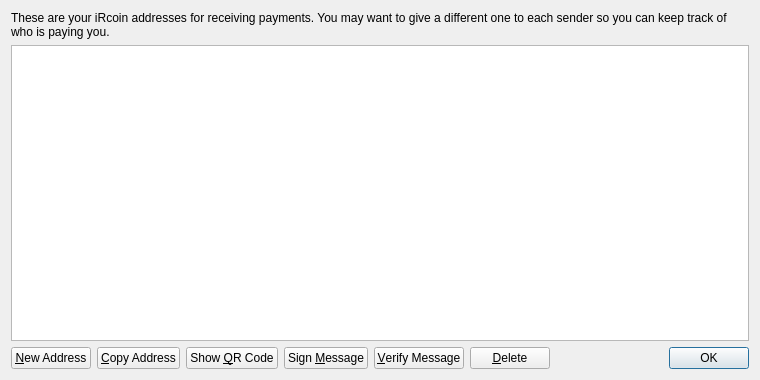
<?xml version="1.0" encoding="UTF-8"?>
<ui version="4.0">
 <class>AddressBookPage</class>
 <widget class="QWidget" name="AddressBookPage">
  <property name="geometry">
   <rect>
    <x>0</x>
    <y>0</y>
    <width>760</width>
    <height>380</height>
   </rect>
  </property>
  <property name="windowTitle">
   <string>Address Book</string>
  </property>
  <layout class="QVBoxLayout" name="verticalLayout">
   <item>
    <widget class="QLabel" name="labelExplanation">
     <property name="text">
      <string>These are your iRcoin addresses for receiving payments. You may want to give a different one to each sender so you can keep track of who is paying you.</string>
     </property>
     <property name="textFormat">
      <enum>Qt::PlainText</enum>
     </property>
     <property name="wordWrap">
      <bool>true</bool>
     </property>
    </widget>
   </item>
   <item>
    <widget class="QTableView" name="tableView">
     <property name="contextMenuPolicy">
      <enum>Qt::CustomContextMenu</enum>
     </property>
     <property name="toolTip">
      <string>Double-click to edit address or label</string>
     </property>
     <property name="tabKeyNavigation">
      <bool>false</bool>
     </property>
     <property name="alternatingRowColors">
      <bool>true</bool>
     </property>
     <property name="selectionMode">
      <enum>QAbstractItemView::SingleSelection</enum>
     </property>
     <property name="selectionBehavior">
      <enum>QAbstractItemView::SelectRows</enum>
     </property>
     <property name="sortingEnabled">
      <bool>true</bool>
     </property>
     <attribute name="verticalHeaderVisible">
      <bool>false</bool>
     </attribute>
    </widget>
   </item>
   <item>
    <layout class="QHBoxLayout" name="horizontalLayout">
     <item>
      <widget class="QPushButton" name="newAddressButton">
       <property name="toolTip">
        <string>Create a new address</string>
       </property>
       <property name="text">
        <string>&amp;New Address</string>
       </property>
       <property name="icon">
        <iconset resource="../bitcoin.qrc">
         <normaloff>:/icons/add</normaloff>:/icons/add</iconset>
       </property>
      </widget>
     </item>
     <item>
      <widget class="QPushButton" name="copyToClipboard">
       <property name="toolTip">
        <string>Copy the currently selected address to the system clipboard</string>
       </property>
       <property name="text">
        <string>&amp;Copy Address</string>
       </property>
       <property name="icon">
        <iconset resource="../bitcoin.qrc">
         <normaloff>:/icons/editcopy</normaloff>:/icons/editcopy</iconset>
       </property>
      </widget>
     </item>
     <item>
      <widget class="QPushButton" name="showQRCode">
       <property name="text">
        <string>Show &amp;QR Code</string>
       </property>
       <property name="icon">
        <iconset resource="../bitcoin.qrc">
         <normaloff>:/icons/qrcode</normaloff>:/icons/qrcode</iconset>
       </property>
      </widget>
     </item>
     <item>
      <widget class="QPushButton" name="signMessage">
       <property name="toolTip">
        <string>Sign a message to prove you own a iRcoin address</string>
       </property>
       <property name="text">
        <string>Sign &amp;Message</string>
       </property>
       <property name="icon">
        <iconset resource="../bitcoin.qrc">
         <normaloff>:/icons/edit</normaloff>:/icons/edit</iconset>
       </property>
      </widget>
     </item>
     <item>
      <widget class="QPushButton" name="verifyMessage">
       <property name="toolTip">
        <string>Verify a message to ensure it was signed with a specified iRcoin address</string>
       </property>
       <property name="text">
        <string>&amp;Verify Message</string>
       </property>
       <property name="icon">
        <iconset resource="../bitcoin.qrc">
         <normaloff>:/icons/transaction_0</normaloff>:/icons/transaction_0</iconset>
       </property>
      </widget>
     </item>
     <item>
      <widget class="QPushButton" name="deleteButton">
       <property name="toolTip">
        <string>Delete the currently selected address from the list</string>
       </property>
       <property name="text">
        <string>&amp;Delete</string>
       </property>
       <property name="icon">
        <iconset resource="../bitcoin.qrc">
         <normaloff>:/icons/remove</normaloff>:/icons/remove</iconset>
       </property>
      </widget>
     </item>
     <item>
      <spacer name="horizontalSpacer">
       <property name="orientation">
        <enum>Qt::Horizontal</enum>
       </property>
       <property name="sizeHint" stdset="0">
        <size>
         <width>40</width>
         <height>20</height>
        </size>
       </property>
      </spacer>
     </item>
     <item>
      <widget class="QDialogButtonBox" name="buttonBox">
       <property name="sizePolicy">
        <sizepolicy hsizetype="Maximum" vsizetype="Fixed">
         <horstretch>0</horstretch>
         <verstretch>0</verstretch>
        </sizepolicy>
       </property>
       <property name="standardButtons">
        <set>QDialogButtonBox::Ok</set>
       </property>
      </widget>
     </item>
    </layout>
   </item>
  </layout>
 </widget>
 <resources>
  <include location="../bitcoin.qrc"/>
 </resources>
 <connections/>
</ui>
